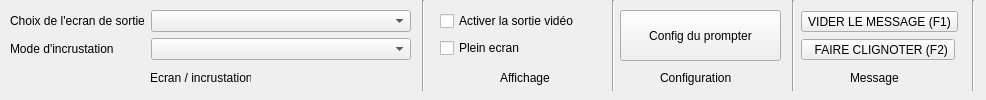
   <widget class="QWidget" name="tab_2">
    <attribute name="title">
     <string>Affichage prompteur</string>
    </attribute>
    <widget class="QWidget" name="formLayoutWidget">
     <property name="geometry">
      <rect>
       <x>10</x>
       <y>10</y>
       <width>401</width>
       <height>68</height>
      </rect>
     </property>
     <layout class="QFormLayout" name="formLayout">
      <item row="0" column="0">
       <widget class="QLabel" name="choixDeLEcranDeSortieLabel">
        <property name="text">
         <string>Choix de l'ecran de sortie</string>
        </property>
       </widget>
      </item>
      <item row="0" column="1">
       <widget class="QComboBox" name="screen_selection"/>
      </item>
      <item row="1" column="0">
       <widget class="QLabel" name="modeDIncrustationLabel">
        <property name="text">
         <string>Mode d'incrustation </string>
        </property>
       </widget>
      </item>
      <item row="1" column="1">
       <widget class="QComboBox" name="key_mode"/>
      </item>
     </layout>
    </widget>
    <widget class="Line" name="line_5">
     <property name="geometry">
      <rect>
       <x>420</x>
       <y>0</y>
       <width>7</width>
       <height>91</height>
      </rect>
     </property>
     <property name="orientation">
      <enum>Qt::Orientation::Vertical</enum>
     </property>
    </widget>
    <widget class="QWidget" name="gridLayoutWidget_2">
     <property name="geometry">
      <rect>
       <x>440</x>
       <y>10</y>
       <width>160</width>
       <height>51</height>
      </rect>
     </property>
     <layout class="QGridLayout" name="gridLayout_3">
      <item row="0" column="0">
       <widget class="QCheckBox" name="screen_active">
        <property name="text">
         <string>Activer la sortie vidéo</string>
        </property>
       </widget>
      </item>
      <item row="1" column="0">
       <widget class="QCheckBox" name="fullscreen">
        <property name="text">
         <string>Plein ecran</string>
        </property>
       </widget>
      </item>
     </layout>
    </widget>
    <widget class="Line" name="line_6">
     <property name="geometry">
      <rect>
       <x>610</x>
       <y>0</y>
       <width>7</width>
       <height>91</height>
      </rect>
     </property>
     <property name="orientation">
      <enum>Qt::Orientation::Vertical</enum>
     </property>
    </widget>
    <widget class="QToolButton" name="prompter_config">
     <property name="geometry">
      <rect>
       <x>620</x>
       <y>10</y>
       <width>161</width>
       <height>51</height>
      </rect>
     </property>
     <property name="text">
      <string>Config du prompter</string>
     </property>
     <property name="icon">
      <iconset>
       <normaloff>icon/32x32_configuration.png</normaloff>icon/32x32_configuration.png</iconset>
     </property>
     <property name="iconSize">
      <size>
       <width>32</width>
       <height>32</height>
      </size>
     </property>
     <property name="toolButtonStyle">
      <enum>Qt::ToolButtonStyle::ToolButtonTextBesideIcon</enum>
     </property>
    </widget>
    <widget class="Line" name="line_7">
     <property name="geometry">
      <rect>
       <x>790</x>
       <y>0</y>
       <width>7</width>
       <height>91</height>
      </rect>
     </property>
     <property name="orientation">
      <enum>Qt::Orientation::Vertical</enum>
     </property>
    </widget>
    <widget class="QWidget" name="gridLayoutWidget_3">
     <property name="geometry">
      <rect>
       <x>800</x>
       <y>10</y>
       <width>160</width>
       <height>52</height>
      </rect>
     </property>
     <layout class="QGridLayout" name="gridLayout_4">
      <item row="0" column="0">
       <widget class="QToolButton" name="prompt_clear_2">
        <property name="text">
         <string>VIDER LE MESSAGE (F1)</string>
        </property>
        <property name="icon">
         <iconset>
          <normaloff>icon/32x32_trash.png</normaloff>icon/32x32_trash.png</iconset>
        </property>
        <property name="toolButtonStyle">
         <enum>Qt::ToolButtonStyle::ToolButtonTextBesideIcon</enum>
        </property>
       </widget>
      </item>
      <item row="1" column="0">
       <widget class="QToolButton" name="prompt_highlight_2">
        <property name="text">
         <string>  FAIRE CLIGNOTER (F2)</string>
        </property>
        <property name="icon">
         <iconset>
          <normaloff>icon/32x32_alert.png</normaloff>icon/32x32_alert.png</iconset>
        </property>
        <property name="toolButtonStyle">
         <enum>Qt::ToolButtonStyle::ToolButtonTextBesideIcon</enum>
        </property>
       </widget>
      </item>
     </layout>
    </widget>
    <widget class="Line" name="line_8">
     <property name="geometry">
      <rect>
       <x>970</x>
       <y>0</y>
       <width>7</width>
       <height>91</height>
      </rect>
     </property>
     <property name="orientation">
      <enum>Qt::Orientation::Vertical</enum>
     </property>
    </widget>
    <widget class="QLabel" name="label">
     <property name="geometry">
      <rect>
       <x>850</x>
       <y>70</y>
       <width>49</width>
       <height>16</height>
      </rect>
     </property>
     <property name="text">
      <string>Message</string>
     </property>
    </widget>
    <widget class="QLabel" name="label_2">
     <property name="geometry">
      <rect>
       <x>660</x>
       <y>70</y>
       <width>81</width>
       <height>16</height>
      </rect>
     </property>
     <property name="text">
      <string>Configuration</string>
     </property>
    </widget>
    <widget class="QLabel" name="label_3">
     <property name="geometry">
      <rect>
       <x>500</x>
       <y>70</y>
       <width>51</width>
       <height>16</height>
      </rect>
     </property>
     <property name="text">
      <string>Affichage</string>
     </property>
    </widget>
    <widget class="QLabel" name="label_4">
     <property name="geometry">
      <rect>
       <x>150</x>
       <y>70</y>
       <width>101</width>
       <height>16</height>
      </rect>
     </property>
     <property name="text">
      <string>Ecran / incrustation</string>
     </property>
    </widget>
   </widget>
